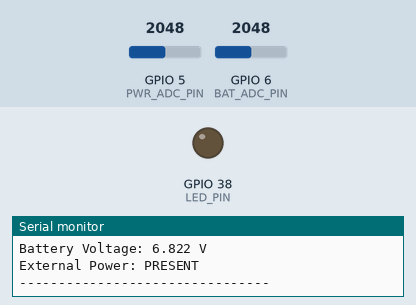
Recording of a sketch running on a simulated ESP32-S3. Parts: output pins drawn as LEDs (lit = HIGH), the last lines printed to the serial monitor. The test bench sets the inputs (shaded band); at power-on: GPIO 5 (PWR_ADC_PIN) = 2048, GPIO 6 (BAT_ADC_PIN) = 2048 (analog values on the 0–4095 scale).

Above: at 2.2 s.
2.3 s: GPIO 5 (PWR_ADC_PIN) set to 522
5.0 s: GPIO 5 (PWR_ADC_PIN) set to 461
At 6.4 s:
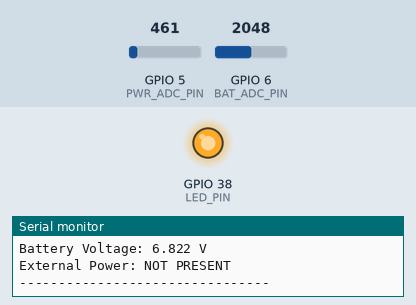
7.7 s: GPIO 5 (PWR_ADC_PIN) set to 1228
At 9.6 s:
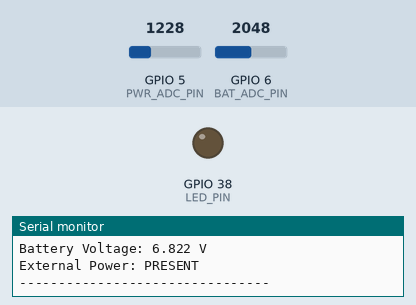
10.5 s: GPIO 5 (PWR_ADC_PIN) set to 491
At 12.5 s:
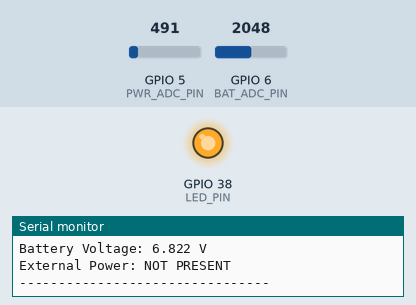
Timing chart, 0 to 14.0 s (numbered marks = the images above; inputs shaded):
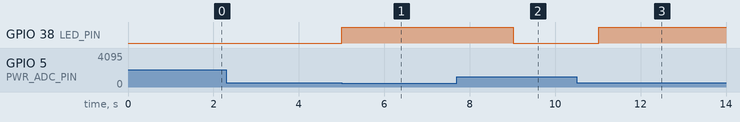

The sketch:

ESP32-S3-DevKit-Lipo-bat-sense.ino
```cpp
/*
   ============================================================
   ESP32-S3-DevKit-Lipo
   Battery Voltage + External Power Presence Monitor
   ============================================================

   GPIO6  -> Battery measurement
   GPIO5  -> External power sense
   GPIO38 -> Onboard LED (ACTIVE LOW)

   LED ON  = External power present
   LED OFF = Running on battery
*/

//////////////////////////////////////////////////////////////
// ---------------- PIN DEFINITIONS ------------------------
//////////////////////////////////////////////////////////////

#define LED_PIN        38
#define BAT_ADC_PIN    6    // GPIO6 (Battery)
#define PWR_ADC_PIN    5    // GPIO5 (External power)

//////////////////////////////////////////////////////////////
// ------------- ADC CONFIGURATION -------------------------
//////////////////////////////////////////////////////////////

#define ADC_RESOLUTION 4095.0
#define ADC_REF        3.3

// Correct ratios from schematic
#define BAT_DIVIDER_RATIO  4.1333
#define PWR_DIVIDER_RATIO  5.6808

// 5V through divider gives ~880mV at ADC
// Anything above 400mV means external power present
#define PWR_PRESENT_THRESHOLD 400

//////////////////////////////////////////////////////////////
// ------------------- LED FUNCTIONS -----------------------
//////////////////////////////////////////////////////////////

void ledInit()
{
  pinMode(LED_PIN, OUTPUT);
  digitalWrite(LED_PIN, HIGH); // LED OFF (active LOW)
}

void ledOn()
{
  digitalWrite(LED_PIN, LOW);
}

void ledOff()
{
  digitalWrite(LED_PIN, HIGH);
}

//////////////////////////////////////////////////////////////
// ------------------- VOLTAGE READ ------------------------
//////////////////////////////////////////////////////////////

float readVoltage(uint8_t pin, float dividerRatio)
{
  uint32_t adcRaw = analogRead(pin);

  float adcVoltage = (adcRaw / ADC_RESOLUTION) * ADC_REF;
  float realVoltage = adcVoltage * dividerRatio;

  return realVoltage;
}

uint16_t readRawMilliVolts(uint8_t pin)
{
  uint32_t adcRaw = analogRead(pin);
  float adcVoltage = (adcRaw / ADC_RESOLUTION) * ADC_REF;
  return (uint16_t)(adcVoltage * 1000.0);
}

//////////////////////////////////////////////////////////////
// ---------------------- SETUP ----------------------------
//////////////////////////////////////////////////////////////

void setup()
{
  Serial.begin(115200);
  delay(1000);

  Serial.println();
  Serial.println("Power Monitor Started");
  Serial.println("--------------------------------");

  analogReadResolution(12);

  ledInit();
}

//////////////////////////////////////////////////////////////
// ----------------------- LOOP ----------------------------
//////////////////////////////////////////////////////////////

void loop()
{
  float batteryVoltage = readVoltage(BAT_ADC_PIN, BAT_DIVIDER_RATIO);
  uint16_t pwrRawMv = readRawMilliVolts(PWR_ADC_PIN);

  bool externalPowerPresent = (pwrRawMv > PWR_PRESENT_THRESHOLD);

  Serial.print("Battery Voltage: ");
  Serial.print(batteryVoltage, 3);
  Serial.println(" V");

  if (externalPowerPresent)
  {
    Serial.println("External Power: PRESENT");
    ledOn();
  }
  else
  {
    Serial.println("External Power: NOT PRESENT");
    ledOff();
  }

  Serial.println("--------------------------------");
  delay(2000);
}
```

Measured:
- the behaviour switches between 498 and 497 on GPIO 5 (PWR_ADC_PIN) (found by bisection; images 0 and 1)
- after the input at 5.0 s, GPIO 38 (LED_PIN): LOW → HIGH at once
- after the input at 7.7 s, GPIO 38 (LED_PIN): HIGH → LOW after 1.3 s
- after the input at 10.5 s, GPIO 38 (LED_PIN): LOW → HIGH after 0.52 s
